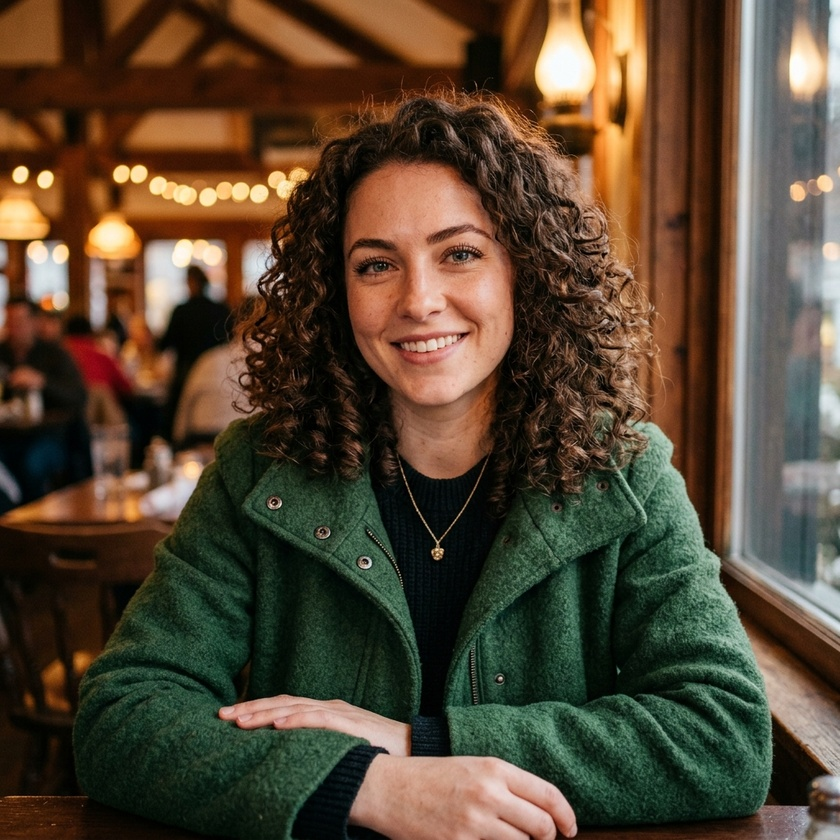
#> input picture samples/ai_generated_portrait.jpg, 840 x 840 px, shrunk from 1024 x 1024 before the run
$ python -i face_detector.py   (imports and definitions only)
#> lines starting #> are read from the running program, lines starting #| are printed output that depends on the picture
#> further down, picture is the input picture: shape (840, 840, 3); mean B, G, R 50.7, 69.5, 85
import cv2
import numpy as np
from typing import List, Tuple, Dict, Any

class FaceDetector:
    def __init__(self, scale_factor: float = 1.3):
        self.scale_factor = scale_factor
        self.face_cascade = cv2.CascadeClassifier(
            cv2.data.haarcascades + "haarcascade_frontalface_default.xml"
        )
        self.alt_cascade = cv2.CascadeClassifier(
            cv2.data.haarcascades + "haarcascade_frontalface_alt2.xml"
        )

    def detect_faces(self, image_bgr: np.ndarray) -> List[Dict[str, Any]]:
        """
        Detects faces in an image and returns bounding boxes and padded face crops.
        """
        h, w = image_bgr.shape[:2]
#> h = 840; w = 840
        gray = cv2.cvtColor(image_bgr, cv2.COLOR_BGR2GRAY)
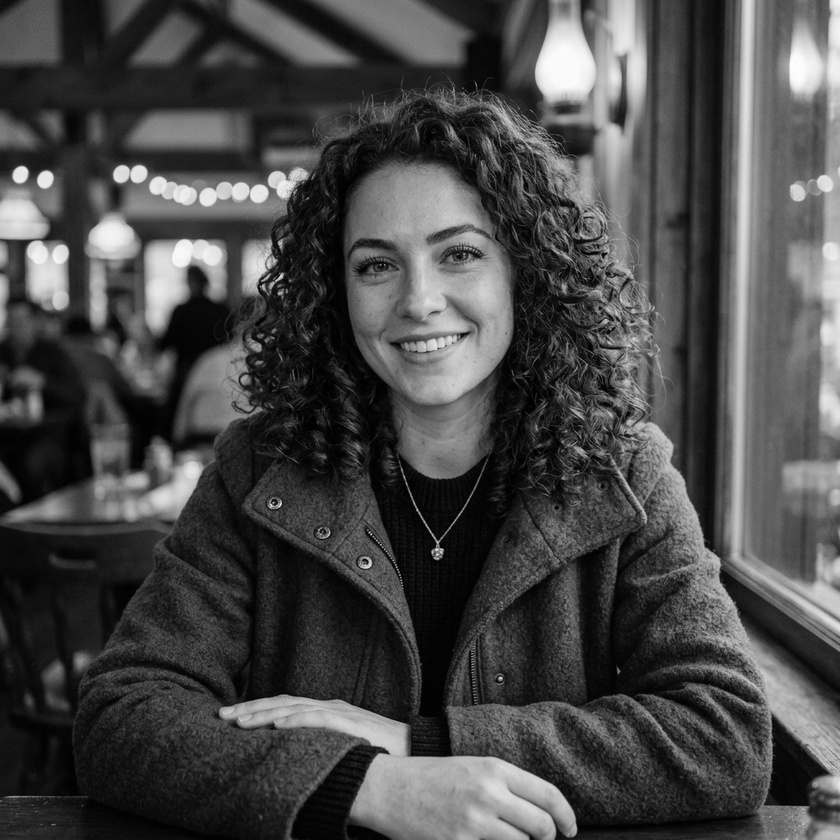
#> gray: shape (840, 840); min 0, max 253, mean 72

        # Multi-scale detection
        faces = self.face_cascade.detectMultiScale(
            gray, scaleFactor=1.1, minNeighbors=4, minSize=(60, 60)
        )
#> faces = [[316, 175, 215, 215]]

        if len(faces) == 0 and not self.alt_cascade.empty():
            faces = self.alt_cascade.detectMultiScale(
                gray, scaleFactor=1.1, minNeighbors=3, minSize=(50, 50)
            )

        results = []
        if len(faces) == 0:
            # Fallback: analyze central 70% as single focus area if no face isolated
            margin_x = int(w * 0.15)
            margin_y = int(h * 0.15)
            bw = w - 2 * margin_x
            bh = h - 2 * margin_y
            crop = image_bgr[margin_y:margin_y+bh, margin_x:margin_x+bw]
            results.append({
                "bbox": [margin_x, margin_y, bw, bh],
                "padded_bbox": [0, 0, w, h],
                "crop": crop if crop.size > 0 else image_bgr,
                "is_fallback": True
            })
            return results

        # Filter spurious background detections (e.g. wall pillars, light fixtures)
        eye_cascade = cv2.CascadeClassifier(cv2.data.haarcascades + "haarcascade_eye.xml")
        valid_faces = []
        for (x, y, bw, bh) in faces:
            if min(bw, bh) < 100 and not eye_cascade.empty():
                roi_gray = gray[y:y+bh, x:x+bw]
                eyes = eye_cascade.detectMultiScale(roi_gray, scaleFactor=1.1, minNeighbors=2)
                if len(eyes) == 0:
                    continue
            valid_faces.append((x, y, bw, bh))
#> this loop made 1 pass
#> after the loop, valid_faces = [(316, 175, 215, 215)]

        if len(valid_faces) > 0:
            faces = valid_faces
#> faces = [(316, 175, 215, 215)]

        for (x, y, bw, bh) in faces:
            # Pad bounding box by scale_factor (standard DFDC/FF++ practice)
            center_x, center_y = x + bw // 2, y + bh // 2
            size = int(max(bw, bh) * self.scale_factor)

            x1 = max(0, center_x - size // 2)
            y1 = max(0, center_y - size // 2)
            x2 = min(w, x1 + size)
            y2 = min(h, y1 + size)

            crop = image_bgr[y1:y2, x1:x2]
            if crop.size > 0:
                results.append({
                    "bbox": [int(x), int(y), int(bw), int(bh)],
                    "padded_bbox": [int(x1), int(y1), int(x2 - x1), int(y2 - y1)],
                    "crop": crop,
                    "is_fallback": False
                })
#> this loop made 1 pass
#> (x, y, bw, bh, center_x, center_y, size, x1) on pass 1: (316, 175, 215, 215, 423, 282, 279, 284)
#> pass 1, in detect_faces, `crop = image_bgr[y1:y2, x1:x2]`:
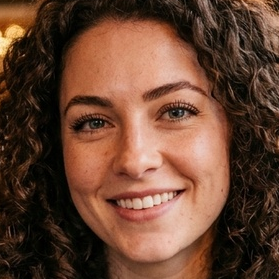
#> crop: shape (279, 279, 3); mean B, G, R 50.3, 68.1, 103.6
#> after the loop, results = 1 item

        return results

>>> import cv2
>>> picture = cv2.imread('../samples/ai_generated_portrait.jpg')
>>> result = FaceDetector().detect_faces(picture)
#> result = 1 item
